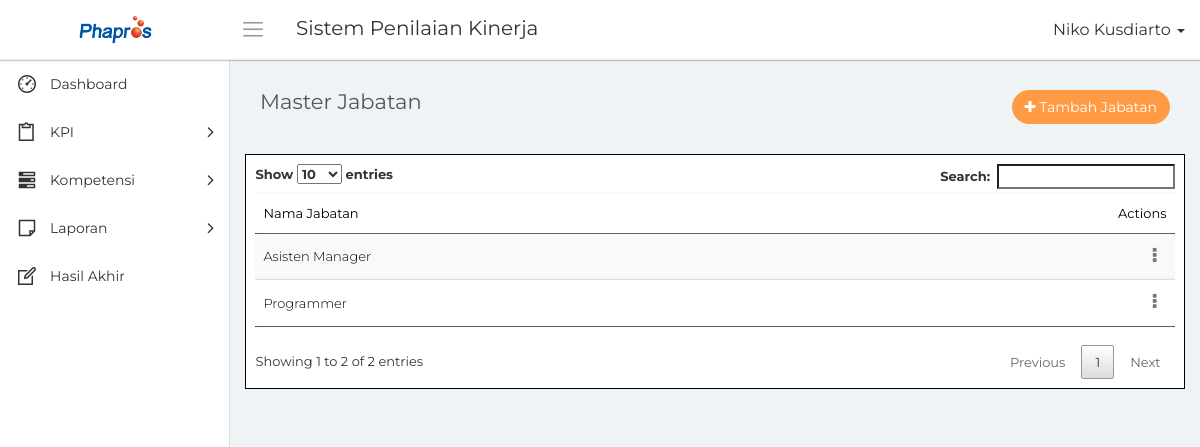
Page /data_jabatan.php (signed in) on the earlier database version.
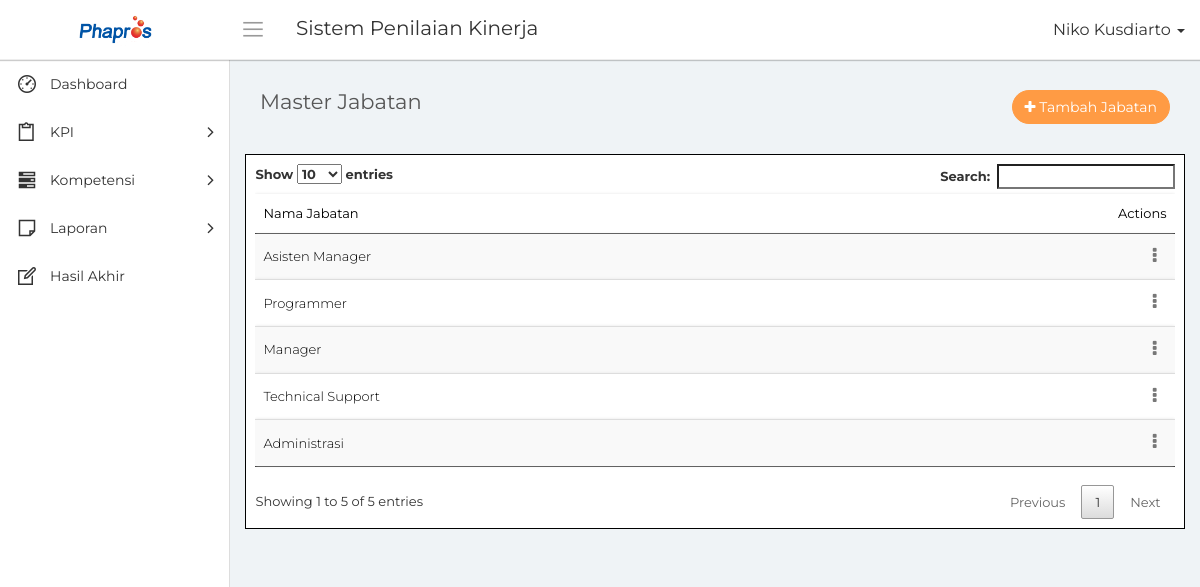
Same page on the later database version.
### tables this page shows
CREATE TABLE `mst_jabatan` (
  `id_jabatan` bigint(20) NOT NULL,
  `nama_jabatan` varchar(50) NOT NULL,
  `tanggal_input` date NOT NULL
);

### conn/database.php (called while the page is built, shortened)
<?php
	class database{
		function __construct(){
			$this->connection = new mysqli('localhost', 'root', '','phapros_final');
		}
		function tampil_jabatan($id_jabatan = null){
			if($id_jabatan != null)
				$query = $this->connection->query("SELECT * FROM mst_jabatan WHERE id_jabatan = '$id_jabatan'");
			else
				$query = $this->connection->query("SELECT * FROM mst_jabatan");
			while($tampil = $query->fetch_array())
				$hasil[] = $tampil;
			return $hasil;
		}
		function cek_matriks($id_departemen = null)
		{
			$hasil = 0;
			return $hasil;
		}
	}
?>

### data_jabatan.php (the view, shortened to what this page needs)
<?php
    include "conn/database.php";
    $db = new database();
    $nama = $_SESSION['nama'];
?>
<!DOCTYPE html>
<html>
    <head>
        <link rel="stylesheet" type="text/css" href="assets/css/bootstrap.min.css">
        <link rel="stylesheet" type="text/css" href="assets/css/font-awesome.min.css">
        <link rel="stylesheet" type="text/css" href="assets/css/line-awesome.min.css">
        <link rel="stylesheet" type="text/css" href="assets/css/datatables.min.css"/>
		<link rel="stylesheet" type="text/css" href="assets/css/select2.min.css">
		<link rel="stylesheet" type="text/css" href="assets/css/bootstrap-datetimepicker.min.css">
        <link rel="stylesheet" type="text/css" href="assets/css/style.css">
    </head>
    <body>
        <div class="main-wrapper">
            <div class="header">
				<div class="header-left">
                    <a href="index.php" class="logo">
						<img src="assets/img/logo.png" width="75" height="" alt="">
					</a>
                </div>
				<a id="toggle_btn" href="javascript:void(0);"><i class="la la-bars"></i></a>
                <div class="page-title-box pull-left">
					<h3>Sistem Penilaian Kinerja</h3>
                </div>
				<ul class="nav navbar-nav navbar-right user-menu pull-right">
					<li class="dropdown">
						<a href="" class="dropdown-toggle user-link" data-toggle="dropdown" title="Admin">
							<span>
                                <?php echo $nama; ?>
                            </span>
							<i class="caret"></i>
						</a>
					</li>
				</ul>
            </div>
            <div class="sidebar" id="sidebar">
                <div class="sidebar-inner slimscroll">
					<div id="sidebar-menu" class="sidebar-menu">
						<ul>
							<li>
								<a href="index.php"><i class="la la-dashboard"></i> <span>Dashboard</span></a>
							</li>
                            <li class="submenu">
								<a href="#"><i class="la la-clipboard"></i> <span> KPI</span> <span class="menu-arrow"></span></a>
							</li>
							<li class="submenu">
								<a href="#"><i class="la la-tasks"></i> <span> Kompetensi</span> <span class="menu-arrow"></span></a>
							</li>
                            <li class="submenu">
                                <a href="#"><i class="la la-sticky-note-o"></i> <span> Laporan</span> <span class="menu-arrow"></span></a>
							</li>
                            <li class="">
								<a href="hasil_akhir.php"><i class="la la-edit"></i> <span>Hasil Akhir</span></a>
							</li>
						</ul>
					</div>
                </div>
            </div>
            <div class="page-wrapper">
                <div class="content container-fluid">
					<div class="row">
						<div class="col-xs-8">
							<h4 class="page-title">Master Jabatan</h4>
						</div>
						<div class="col-xs-4 text-right m-b-30">
							<a href="#" class="btn btn-primary rounded pull-right" data-toggle="modal" data-target="#add_ticket"><i class="fa fa-plus"></i> Tambah Jabatan</a>
						</div>
					</div>
					<div class="row">
						<div class="col-md-12" style="border:1px solid black;color:black; background-color:white; padding:1%;">
							<div class="table-responsive">
								<table class="table table-striped custom-table m-b-0 display" id="tabel">
									<thead>
										<tr>
											<th>Nama Jabatan</th>
											<th class="text-right">Actions</th>
										</tr>
									</thead>
									<tbody>
                                    <?php
                                        foreach($db->tampil_jabatan() as $data)
                                        {
                                    ?>
                                            <tr>
                                                <td><?php echo $data['nama_jabatan']; ?></td>
                                                <td class="text-right">
                                                    <div class="dropdown">
                                                        <a href="#" class="action-icon dropdown-toggle" data-toggle="dropdown" aria-expanded="false"><i class="fa fa-ellipsis-v"></i></a>
                                                    </div>
                                                </td>
                                            </tr>
                                    <?php
                                        }
                                    ?>
									</tbody>
								</table>
							</div>
						</div>
					</div>
                </div>
            </div>
        </div>
    </body>
</html>

Differences in the rows shown:
added mst_jabatan: nama_jabatan "Manager"
added mst_jabatan: nama_jabatan "Technical Support"
added mst_jabatan: nama_jabatan "Administrasi"
Other differences:
text written by a page script: "Show entries Search: Showing 1 to 2 of 2 entries Previous 1 Next" → "Show entries Search: Showing 1 to 5 of 5 entries Previous 1 Next"
